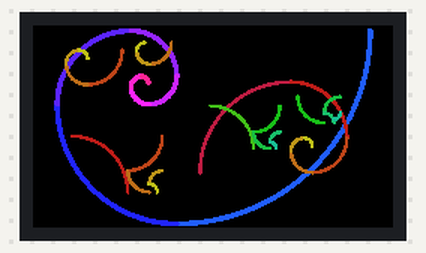
The sketch below on a simulated ESP32. Parts: 240×135 colour display. Random numbers use the default seed unless the sketch sets one.

Above: at 1.2 s.
At 3.71 s:
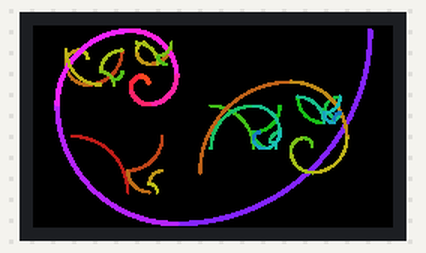
At 8.1 s:
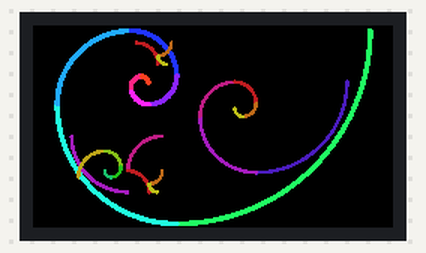
At 11.8 s:
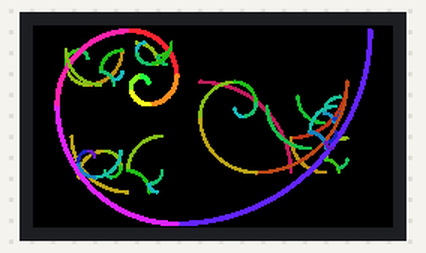
At 21.3 s:
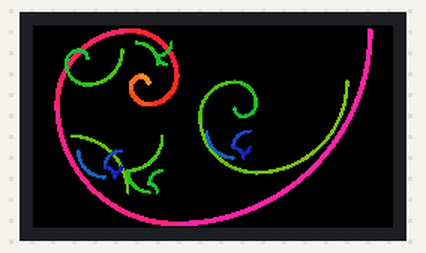
At 37.4 s:
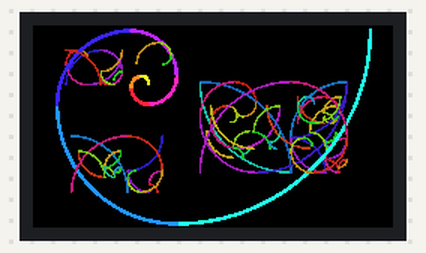

Measured:
- what the display in image 0 shows lasts 2.4 s, from 1.1 s to 3.5 s
- what the display in image 1 shows lasts 0.4 s, from 3.5 s to 3.9 s
- what the display in image 2 shows lasts 2.9 s, from 8.0 s to 10.9 s
- what the display in image 3 shows lasts 2.8 s, from 11.7 s to 14.5 s
- what the display in image 4 shows lasts 2.2 s, from 21.3 s to 23.5 s
- what the display in image 5 shows lasts 1.8 s, from 37.3 s to 39.1 s

The sketch:

FibonacciSpiral.ino
```cpp
/**************************************************************************
  Generative Fibonacci spiral fractal for the TTGO T-Display (TFT_eSPI)

  Each cycle:
    - a golden rectangle is subdivided into squares (Fibonacci tiling)
    - an anti-aliased quarter arc is drawn in each square -> golden spiral
    - random sub-squares get their own smaller spiral (fractal recursion)
    - palette, orientation, line width and recursion depth are random
 **************************************************************************/
#include <TFT_eSPI.h>
#include <SPI.h>

TFT_eSPI tft = TFT_eSPI();

const float PHI = 1.6180339887f;

// ---- per-cycle random parameters ----
float baseHue;        // 0..360
float hueStep;        // hue change per square
bool  mirrorX, mirrorY;
int   maxDepth;       // fractal recursion depth (1 = plain spiral)
int   spawnChance;    // % chance a square spawns a child spiral
float lineW;          // arc width in pixels
bool  showSquares;    // outline the tiling squares?
int   stepDelay;      // ms between squares (animation speed)

// ---- helpers ----
uint16_t hsv565(float h, float s, float v) {
  while (h < 0) h += 360; while (h >= 360) h -= 360;
  float c = v * s, x = c * (1 - fabsf(fmodf(h / 60.0f, 2) - 1)), m = v - c;
  float r, g, b;
  if      (h <  60) { r = c; g = x; b = 0; }
  else if (h < 120) { r = x; g = c; b = 0; }
  else if (h < 180) { r = 0; g = c; b = x; }
  else if (h < 240) { r = 0; g = x; b = c; }
  else if (h < 300) { r = x; g = 0; b = c; }
  else              { r = c; g = 0; b = x; }
  return tft.color565((r + m) * 255, (g + m) * 255, (b + m) * 255);
}

// map "design" coords to screen coords, applying the random mirror
inline float mx(float x) { return mirrorX ? tft.width()  - x : x; }
inline float my(float y) { return mirrorY ? tft.height() - y : y; }

void arcSeg(float cx, float cy, float r, float t0, float t1, float w, uint16_t col) {
  int n = max(6, (int)(r / 3));
  float px = cx + r * cosf(t0), py = cy + r * sinf(t0);
  for (int i = 1; i <= n; i++) {
    float t = t0 + (t1 - t0) * i / n;
    float x = cx + r * cosf(t), y = cy + r * sinf(t);
    tft.drawWideLine(mx(px), my(py), mx(x), my(y), w, col, TFT_BLACK);
    px = x; py = y;
  }
}

// Subdivide rect (x,y,w,h) into squares, drawing the spiral arc in each.
// dir cycles: 0 = square on left, 1 = top, 2 = right, 3 = bottom.
void spiral(float x, float y, float w, float h, int dir, float hue, int depth) {
  int guard = 0;
  while (min(w, h) >= 4 && guard++ < 24) {
    float s, sx, sy;               // square side + position
    if (w >= h) { s = h; sx = (dir == 0) ? x : x + w - s; sy = y; }
    else        { s = w; sx = x;   sy = (dir == 1) ? y : y + h - s; }

    // arc centre = square corner that keeps the curve tangent-continuous
    float cx, cy;
    switch (dir) {
      case 0: cx = sx + s; cy = sy + s; break;
      case 1: cx = sx;     cy = sy + s; break;
      case 2: cx = sx;     cy = sy;     break;
      default:cx = sx + s; cy = sy;     break;
    }
    float t0 = PI + dir * PI / 2;

    uint16_t col = hsv565(hue, 0.85f, depth == 1 ? 1.0f : 0.75f);
    if (showSquares && depth == 1)
      tft.drawRect(min(mx(sx), mx(sx + s)), min(my(sy), my(sy + s)), s, s, hsv565(hue, 0.4f, 0.25f));
    arcSeg(cx, cy, s, t0, t0 + PI / 2, depth == 1 ? lineW : max(1.0f, lineW - 1), col);

    // fractal: sometimes grow a child spiral inside this square
    if (depth < maxDepth && s > 24 && random(100) < spawnChance) {
      float pad = s * 0.12f;
      float cw = s - 2 * pad, ch = cw / PHI;
      spiral(sx + pad, sy + pad + (cw - ch) / 2, cw, ch, random(4), hue + 120, depth + 1);
    }

    // shrink to the remaining rectangle
    if (w >= h) { if (dir == 0) x += s; w -= s; }
    else        { if (dir == 1) y += s; h -= s; }
    dir = (dir + 1) % 4;
    hue += hueStep;
    if (depth == 1) delay(stepDelay);
  }
}

void newCycle() {
  baseHue     = random(360);
  hueStep     = random(8, 40);
  mirrorX     = random(2);
  mirrorY     = random(2);
  maxDepth    = random(1, 4);          // 1..3
  spawnChance = random(35, 90);
  lineW       = random(2, 5);          // 2..4 px
  showSquares = random(3) == 0;
  stepDelay   = random(60, 200);

  tft.fillScreen(TFT_BLACK);

  // golden rectangle that fills the screen height, centred horizontally
  float h = tft.height() - 6;
  float w = h * PHI;
  float x = (tft.width() - w) / 2, y = 3;
  spiral(x, y, w, h, 0, baseHue, 1);
}

void setup() {
  tft.init();
  tft.setRotation(1);
  randomSeed(esp_random() ^ analogRead(34));
  newCycle();
}

void loop() {
  // hold, then shimmer: redraw the same spiral with a shifting hue a few times
  delay(random(1500, 3000));
  for (int i = 0; i < 3; i++) {
    baseHue += 40;
    stepDelay = 0;
    spiral((tft.width() - (tft.height() - 6) * PHI) / 2, 3,
           (tft.height() - 6) * PHI, tft.height() - 6, 0, baseHue, 1);
    delay(400);
  }
  delay(random(1000, 2500));
  newCycle();
}
```
